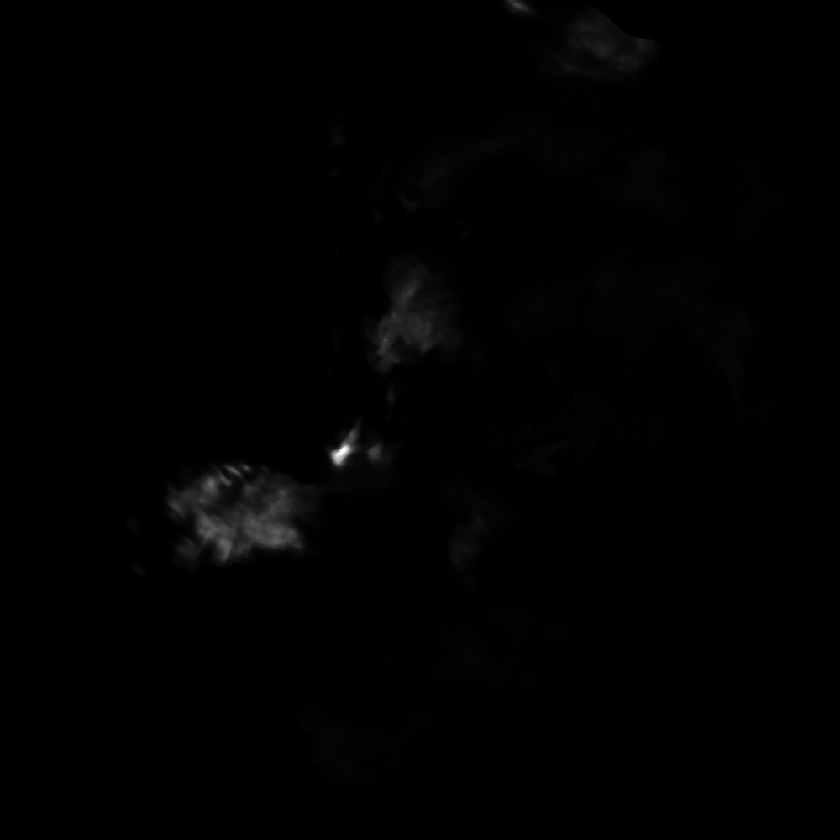
#> input picture radarimages/0000_20181102070200.tif, 840 x 840 px, shrunk from 1000 x 1000 before the run; its folder holds 4 pictures in this run; the run also reads 1 picture not shown here
$ python visualization.py
#> lines starting #> are read from the running program, lines starting #| are printed output that depends on the picture
import matplotlib.animation as animation
import os
import numpy as np
import matplotlib.pyplot as plt
from PIL import Image
import dateutil

IMAGE_PATH= './radarimages'
SEQUENCES= os.listdir(IMAGE_PATH)
print(SEQUENCES)

def frame():
	global SEQUENCES, IMAGE_PATH
	ind=-1
	while True:
		ind+=1
		if ind>=len(SEQUENCES):
			break
		name= SEQUENCES[ind]
		tif= np.array(Image.open(os.path.join(IMAGE_PATH,name)))

		tif[tif<5]=0
		time= dateutil.parser.parse(name.split('.')[0].split('_')[-1])
		yield tif, time

def update(args):
	img= args[0]
#> img is the input picture: shape (840, 840) uint16; min 0, max 23279, mean 134.9
	time= args[1]
	ax.imshow(img)
	ax.set_title(time.strftime('%Y-%m-%d %H:%M:%S'))

if __name__=='__main__':
	fig, ax= plt.subplots(1,1,figsize=(10,8))
	ani = animation.FuncAnimation(fig,update,frame, interval=0)
	ani.save('demo.gif', writer='imagemagick', fps=1,bitrate=50)
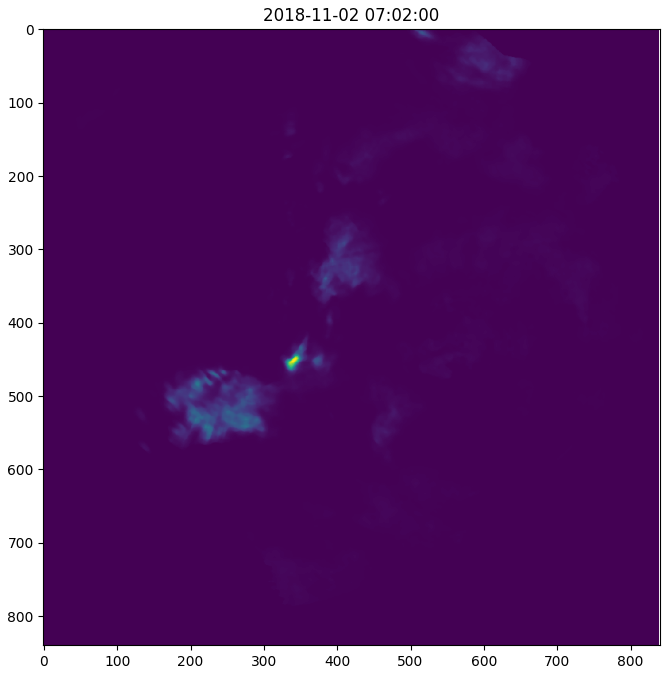
#> figure drawn by matplotlib, 1 panel
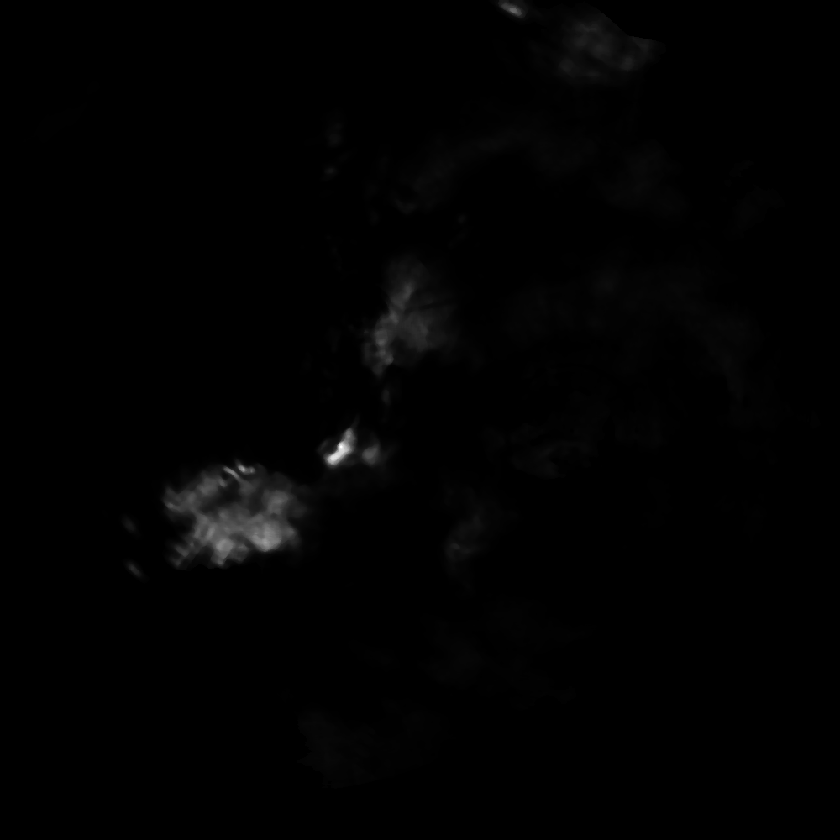
#> input picture radarimages/0000_20181102070400.tif, 840 x 840 px, shrunk from 1000 x 1000 before the run
#> in update, img is the input picture: shape (840, 840) uint16; min 0, max 16766, mean 132.4
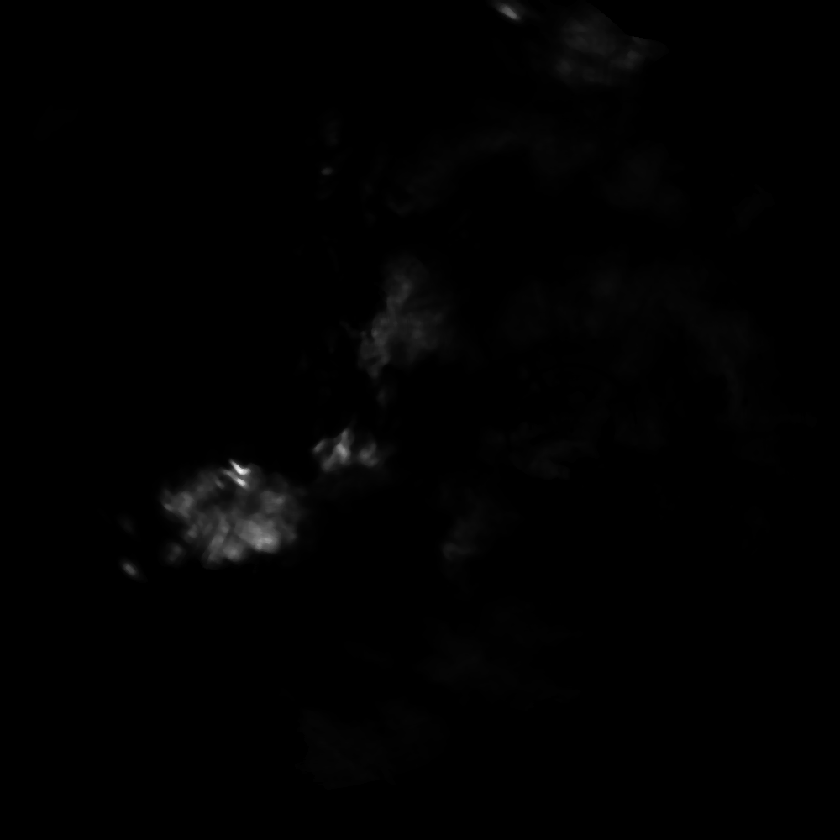
#> input picture radarimages/0000_20181102070600.tif, 840 x 840 px, shrunk from 1000 x 1000 before the run
#> in update, img is the input picture: shape (840, 840) uint16; min 0, max 18175, mean 124.1
